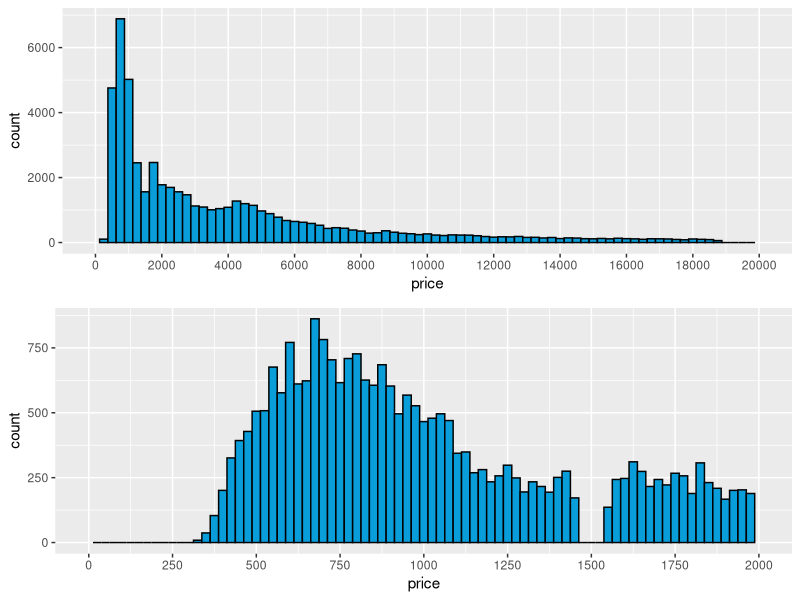
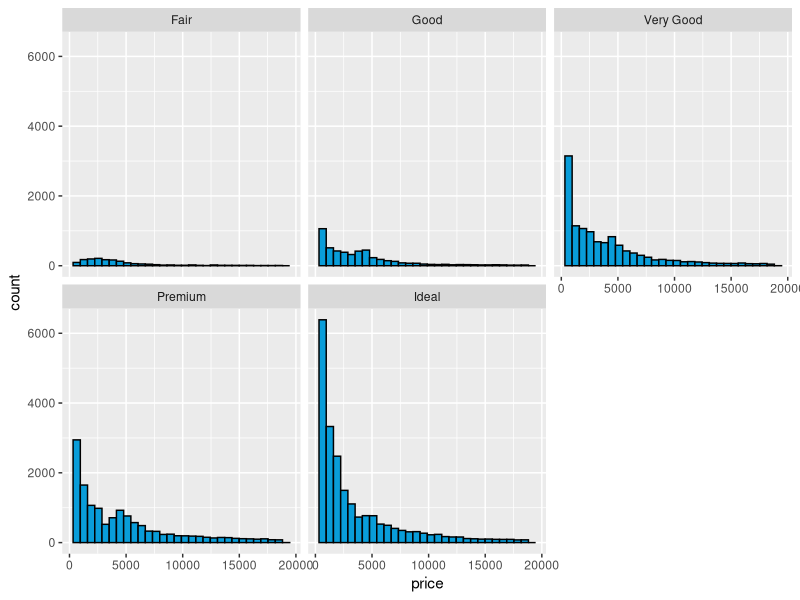
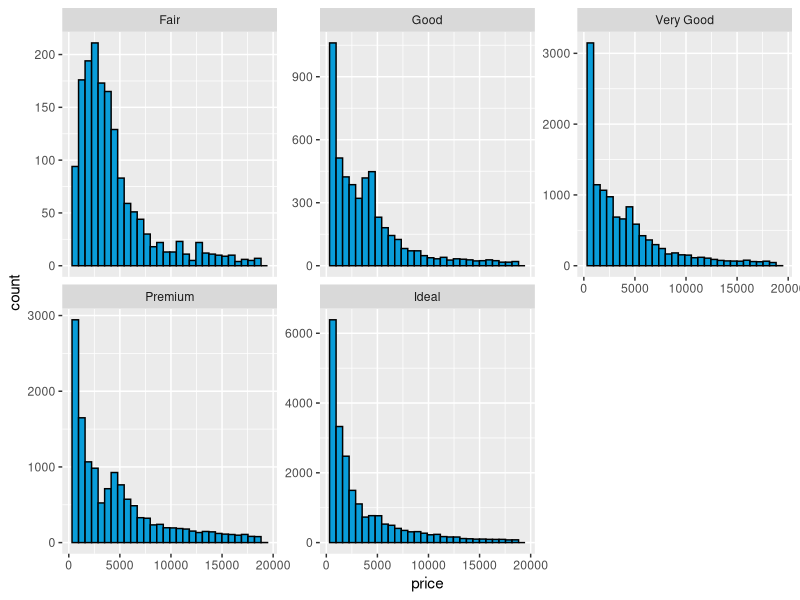
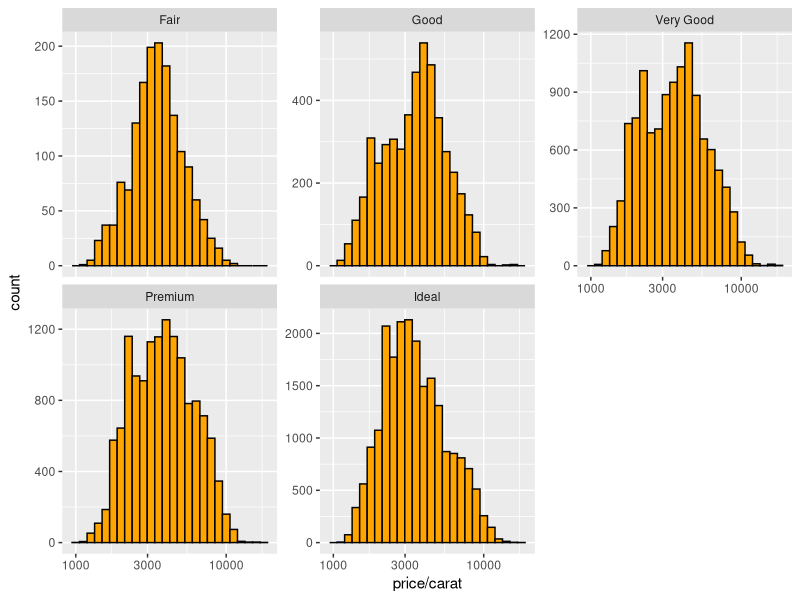
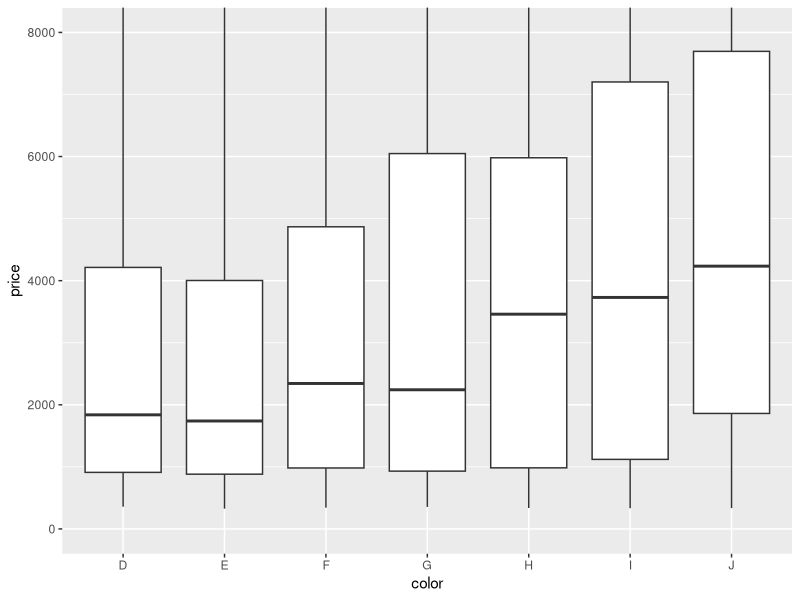
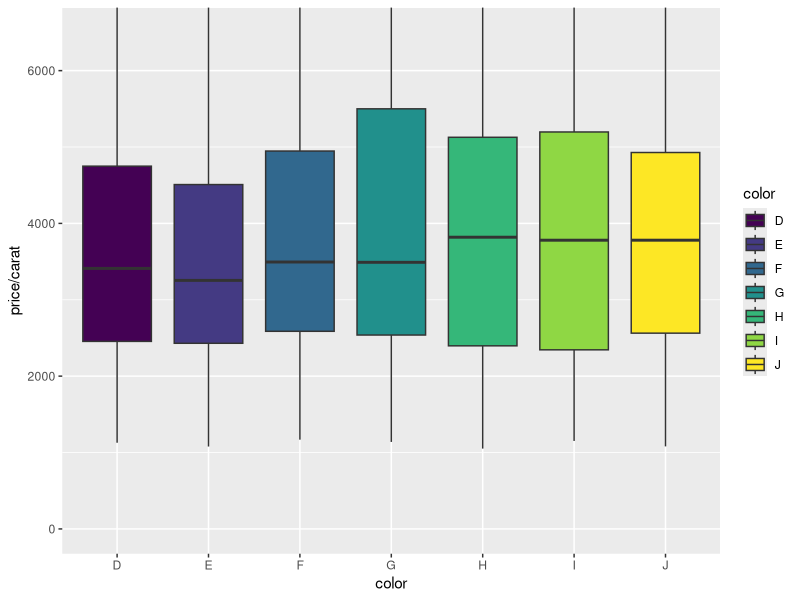
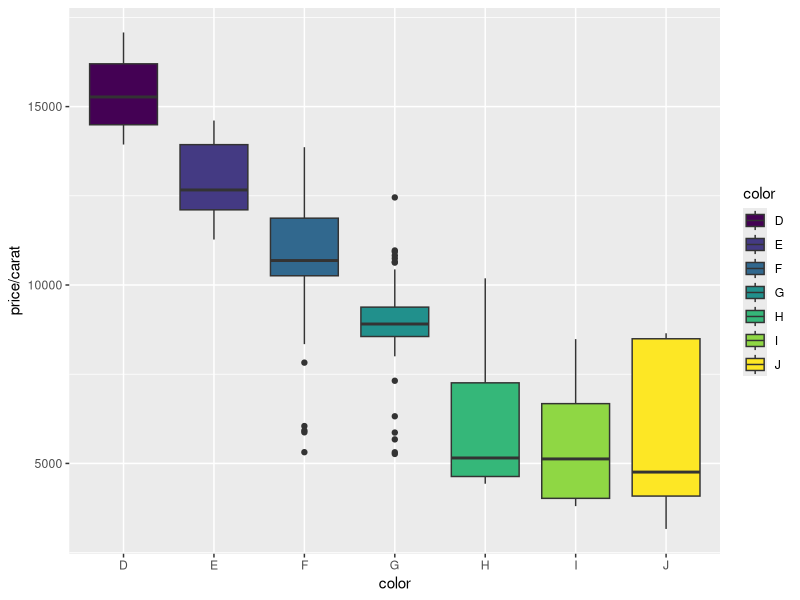
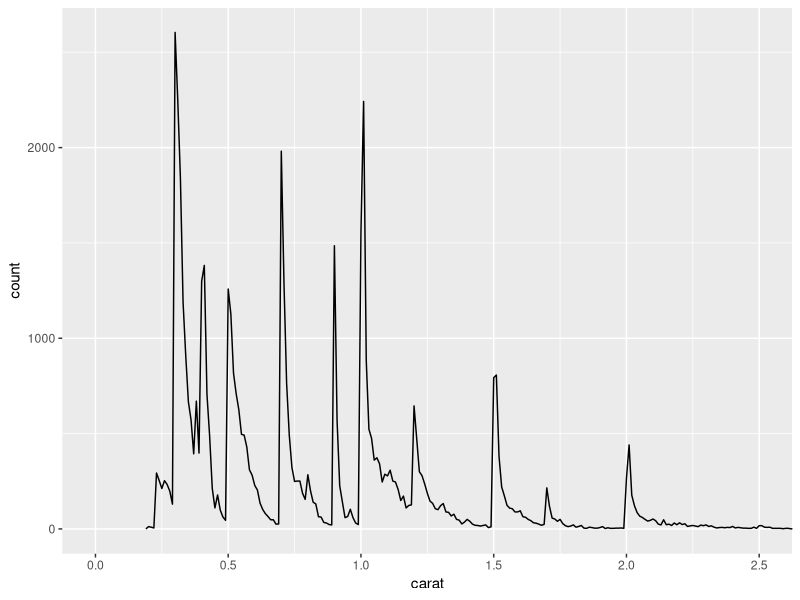

Generate these figures, in order, with R:
## ---- chunk 1
knitr::opts_chunk$set(echo = TRUE)
## ---- chunk 2
library(ggplot2)
library(gridExtra)
data("diamonds")
summary(diamonds)
## ---- chunk 3
p1 <- ggplot(aes(x = price), data = diamonds) +
  geom_histogram(binwidth = 250, color = I('black'), fill = I('#099DD9')) +
  scale_x_continuous(limits = c(0, 20000), breaks = seq(0, 20000, 2000))

p2 <- ggplot(aes(x = price), data = diamonds) +
  geom_histogram(binwidth = 25, color = I('black'), fill = I('#099DD9')) +
  scale_x_continuous(limits = c(0, 2000), breaks = seq(0, 2000, 250))

grid.arrange(p1, p2, ncol = 1)
## ---- chunk 4
summary(diamonds$price)

subset(diamonds, price < 500)
subset(diamonds, price < 250)
nrow(subset(diamonds, price >= 15000))
## ---- chunk 5
ggplot(aes(x = price), data = diamonds) +
  geom_histogram(color = I('black'), fill = I('#099DD9')) +
  facet_wrap(~cut)
## ---- chunk 6
by(diamonds$price, diamonds$cut, summary)

tapply(diamonds$price, diamonds$cut, max)
tapply(diamonds$price, diamonds$cut, min)
tapply(diamonds$price, diamonds$cut, median)
## ---- chunk 7
ggplot(aes(x = price), data = diamonds) +
  geom_histogram(color = I('black'), fill = I('#099DD9')) +
  facet_wrap(~cut, scales = "free_y")
## ---- chunk 8
ggplot(aes(x = price/carat), data = diamonds) +
  geom_histogram(binwidth = 0.05, color = I('black'), fill = I('#FFA500')) +
  scale_x_log10() +
  facet_wrap(~cut, scales = "free_y")
## ---- chunk 9
ggplot(aes(x = color, y = price), data = diamonds) +
  geom_boxplot() +
  coord_cartesian(ylim = c(0, 8000))
## ---- chunk 10
by(diamonds$price, diamonds$color, summary)
## ---- chunk 11
IQR(subset(diamonds, color == 'D')$price)
IQR(subset(diamonds, color == 'J')$price)
## ---- chunk 12
ggplot(aes(x = color, y = price/carat, fill = color), data = diamonds) +
  geom_boxplot() +
  coord_cartesian(ylim = c(0, 6500))
## ---- chunk 13
by(diamonds$price/diamonds$carat, diamonds$color, summary)
## ---- chunk 14
uniform <- subset(diamonds, cut == "Ideal" & clarity == "IF" & carat > 0.7)
qplot(x = color, y = price/carat, data = uniform, geom = "boxplot", fill = color)
## ---- chunk 15
ggplot(aes(x = carat), data = diamonds) +
  geom_freqpoly(binwidth = 0.01) +
  coord_cartesian(xlim = c(0, 2.5))
## ---- chunk 16
table(diamonds$carat)
